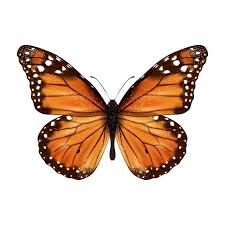
#> input picture engine/borboleta.jpeg, 225 x 225 px
$ python borda.py
#> lines starting #> are read from the running program, lines starting #| are printed output that depends on the picture; after the words box and inside, x2 and y2 are one past the last pixel; in counts of white or black regions, pixels touching at a corner belong together
import cv2
import numpy as np
import matplotlib.pyplot as plt

img = cv2.imread("borboleta.jpeg", 0)
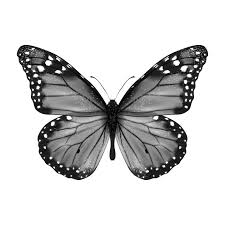
#> img: shape (225, 225); min 0, max 255, mean 207

bordas = cv2.Canny(img, 100, 200)
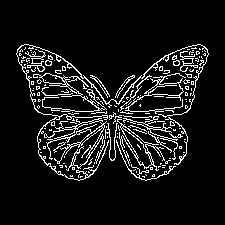
#> bordas: shape (225, 225); 9.2% white in thin lines or dots, all inside (x1, y1, x2, y2) = (16, 44, 209, 181)

plt.figure(figsize=(8,4))
plt.subplot(1, 2, 1)
plt.imshow(img, cmap="gray")
plt.axis('off')

plt.subplot(1, 2, 2)
plt.imshow(bordas, cmap="gray")
plt.axis('off')

plt.tight_layout()
plt.savefig("1_canny.png")
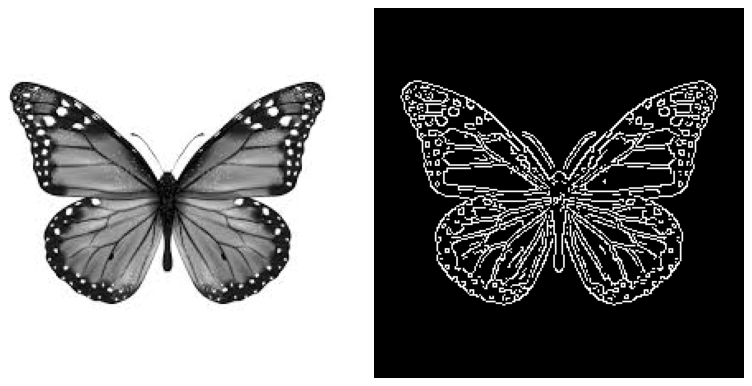
#> figure drawn by matplotlib, 2 panels
